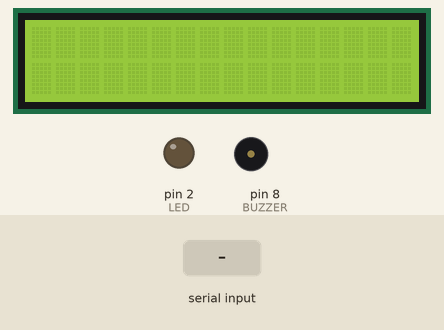
Recording of a sketch running on a simulated Arduino Uno, built with avr-gcc and run on an emulated ATmega328P. On the bench: 16×2 character LCD, output pins drawn as LEDs (lit = HIGH), buzzer (waves = sounding, pin HIGH). The test bench sets the inputs (shaded band).

Above: at 1.2 s.
1.3 s: "E" received over Serial
At 2.4 s:
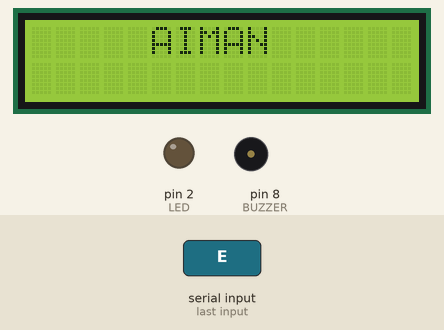
2.8 s: "F" received over Serial
At 3.6 s:
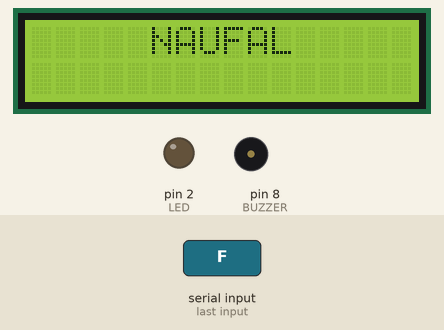
4.3 s: "G" received over Serial
At 4.8 s:
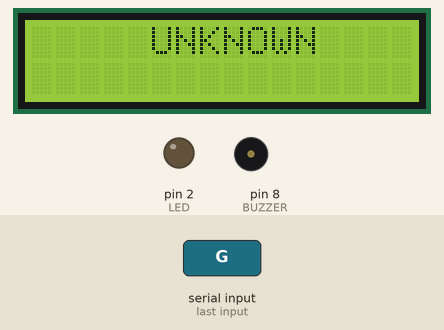
5.8 s: "A" received over Serial
At 6.8 s:
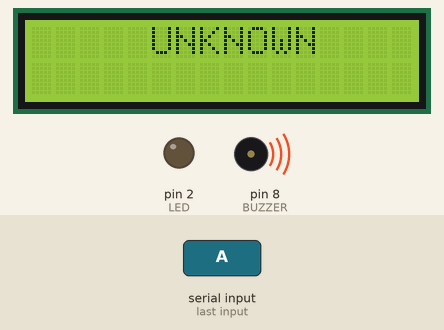
7.3 s: "C" received over Serial
At 7.9 s:
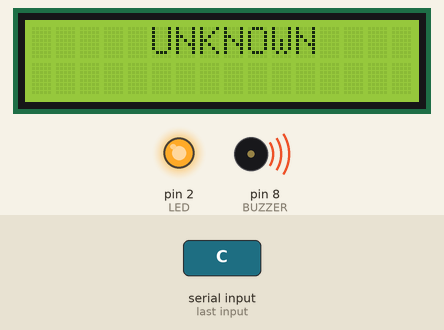
8.8 s: "B" received over Serial
At 9.1 s:
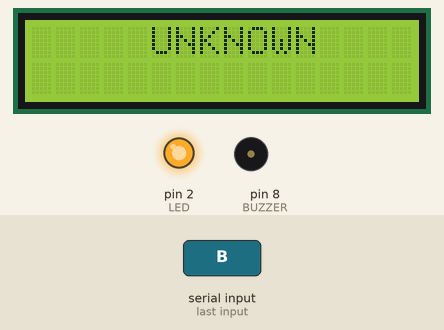
Timing chart, 0 to 11.3 s (numbered marks = the images above; inputs shaded):
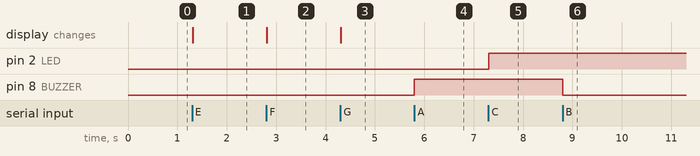

Measured:
- after the input at 1.3 s, the display: changes at once (image 1)
- after the input at 2.8 s, the display: changes at once (image 2)
- after the input at 4.3 s, the display: changes at once (image 3)
- after the input at 5.8 s, pin 8 (BUZZER): LOW → HIGH at once
- after the input at 7.3 s, pin 2 (LED): LOW → HIGH at once
- after the input at 8.8 s, pin 8 (BUZZER): HIGH → LOW at once

The sketch:

output_arduino.ino
```cpp
#include <LCD_I2C.h>
#define BUZZER 8
#define LED 2

LCD_I2C lcd(0x27, 16, 2); // Default address of most PCFBUZZER574 modules, change according

char signal;
void setup()
{

    pinMode(BUZZER, OUTPUT);
    pinMode(LED, OUTPUT);
    Serial.begin(9600);
    lcd.begin();
    lcd.backlight();
}

void loop()
{
    if (Serial.available())
    {
        signal = Serial.read();
        if (signal == 'A')
        {
            digitalWrite(BUZZER, HIGH);
        }
        if (signal == 'B')
        {
            digitalWrite(BUZZER, LOW);
        }
        if (signal == 'C')
        {
            digitalWrite(LED, HIGH);
        }
        if (signal == 'D')
        {
            digitalWrite(LED, LOW);
        }
        if (signal == 'E')
        {
            lcd.clear();
            lcd.setCursor(5, 0);
            lcd.print("AIMAN");
        }
        if (signal == 'F')
        {
            lcd.clear();
            lcd.setCursor(5, 0);
            lcd.print("NAUFAL");
        }
        if (signal == 'G')
        {
            lcd.clear();
            lcd.setCursor(5, 0);
            lcd.print("UNKNOWN");
        }
    }
}
```
